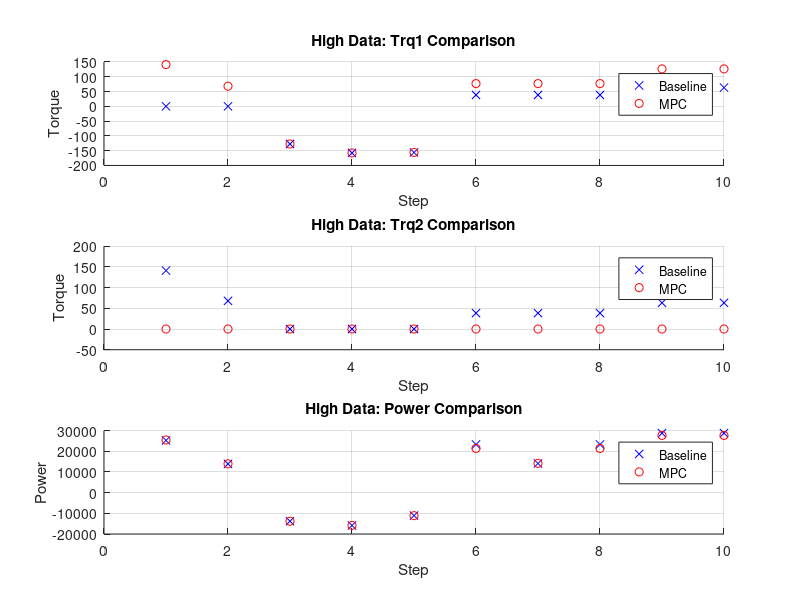
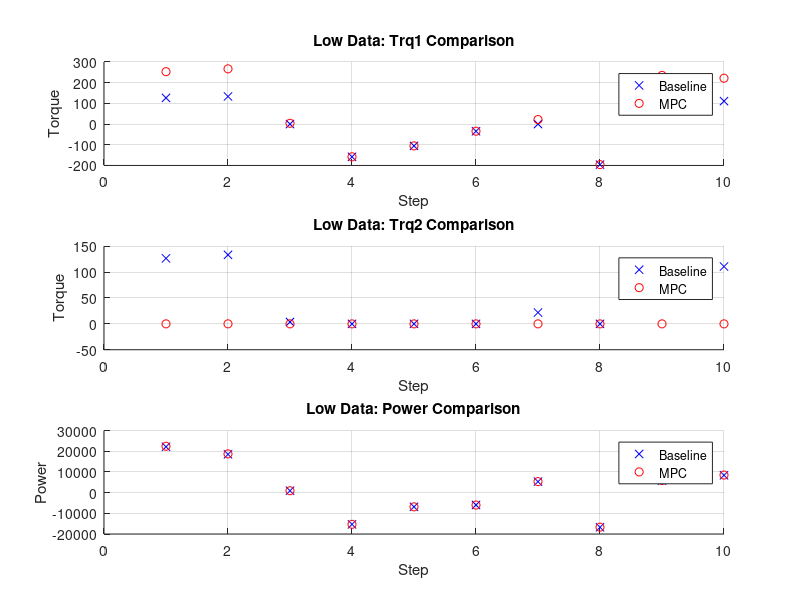

Here is the MATLAB script that generated these plots, in order:
% Load difference data
load("Analysis.mat");
high = Analysis.high;
low = Analysis.low;

% Extracting data from high and low structures
high_base_trq1 = high(:, 2);
high_base_trq2 = high(:, 3);
high_base_pwr = high(:, 4);
high_mpc_trq1 = high(:, 5);
high_mpc_trq2 = high(:, 6);
high_mpc_pwr = high(:, 7);

low_base_trq1 = low(:, 2);
low_base_trq2 = low(:, 3);
low_base_pwr = low(:, 4);
low_mpc_trq1 = low(:, 5);
low_mpc_trq2 = low(:, 6);
low_mpc_pwr = low(:, 7);

% Create figures for high and low data
figure;

% High data
subplot(3,1,1);
scatter(1:numel(high_base_trq1), high_base_trq1, 'b', 'x');
hold on;
scatter(1:numel(high_mpc_trq1), high_mpc_trq1, 'r', 'o');
title('High Data: Trq1 Comparison');
xlabel('Step');
ylabel('Torque');
legend('Baseline', 'MPC');
grid on;

subplot(3,1,2);
scatter(1:numel(high_base_trq2), high_base_trq2, 'b', 'x');
hold on;
scatter(1:numel(high_mpc_trq2), high_mpc_trq2, 'r', 'o');
title('High Data: Trq2 Comparison');
xlabel('Step');
ylabel('Torque');
legend('Baseline', 'MPC');
grid on;

subplot(3,1,3);
scatter(1:numel(high_base_pwr), high_base_pwr, 'b', 'x');
hold on;
scatter(1:numel(high_mpc_pwr), high_mpc_pwr, 'r', 'o');
title('High Data: Power Comparison');
xlabel('Step');
ylabel('Power');
legend('Baseline', 'MPC');
grid on;

figure;

% Low data
subplot(3,1,1);
scatter(1:numel(low_base_trq1), low_base_trq1, 'b', 'x');
hold on;
scatter(1:numel(low_mpc_trq1), low_mpc_trq1, 'r', 'o');
title('Low Data: Trq1 Comparison');
xlabel('Step');
ylabel('Torque');
legend('Baseline', 'MPC');
grid on;

subplot(3,1,2);
scatter(1:numel(low_base_trq2), low_base_trq2, 'b', 'x');
hold on;
scatter(1:numel(low_mpc_trq2), low_mpc_trq2, 'r', 'o');
title('Low Data: Trq2 Comparison');
xlabel('Step');
ylabel('Torque');
legend('Baseline', 'MPC');
grid on;

subplot(3,1,3);
scatter(1:numel(low_base_pwr), low_base_pwr, 'b', 'x');
hold on;
scatter(1:numel(low_mpc_pwr), low_mpc_pwr, 'r', 'o');
title('Low Data: Power Comparison');
xlabel('Step');
ylabel('Power');
legend('Baseline', 'MPC');
grid on;
